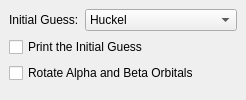
         <widget class="QWidget" name="moGuessWidget" >
          <layout class="QGridLayout" >
           <property name="leftMargin" >
            <number>9</number>
           </property>
           <property name="topMargin" >
            <number>9</number>
           </property>
           <property name="rightMargin" >
            <number>9</number>
           </property>
           <property name="bottomMargin" >
            <number>9</number>
           </property>
           <property name="horizontalSpacing" >
            <number>6</number>
           </property>
           <property name="verticalSpacing" >
            <number>6</number>
           </property>
           <item row="0" column="0" >
            <layout class="QHBoxLayout" >
             <property name="spacing" >
              <number>6</number>
             </property>
             <property name="leftMargin" >
              <number>0</number>
             </property>
             <property name="topMargin" >
              <number>0</number>
             </property>
             <property name="rightMargin" >
              <number>0</number>
             </property>
             <property name="bottomMargin" >
              <number>0</number>
             </property>
             <item>
              <widget class="QLabel" name="label_4" >
               <property name="text" >
                <string>Initial Guess:</string>
               </property>
               <property name="buddy" >
                <cstring>basicInCombo</cstring>
               </property>
              </widget>
             </item>
             <item>
              <widget class="QComboBox" name="moGuessInitialCombo" >
               <item>
                <property name="text" >
                 <string>Huckel</string>
                </property>
               </item>
               <item>
                <property name="text" >
                 <string>HCore</string>
                </property>
               </item>
               <item>
                <property name="text" >
                 <string>MO Read ($VEC)</string>
                </property>
               </item>
               <item>
                <property name="text" >
                 <string>MO Saved (DICTNRY)</string>
                </property>
               </item>
               <item>
                <property name="text" >
                 <string>Skip</string>
                </property>
               </item>
              </widget>
             </item>
             <item>
              <spacer>
               <property name="orientation" >
                <enum>Qt::Horizontal</enum>
               </property>
               <property name="sizeHint" >
                <size>
                 <width>0</width>
                 <height>20</height>
                </size>
               </property>
              </spacer>
             </item>
            </layout>
           </item>
           <item row="2" column="0" >
            <widget class="QCheckBox" name="moGuessRotateCheck" >
             <property name="text" >
              <string>Rotate Alpha and Beta Orbitals</string>
             </property>
            </widget>
           </item>
           <item row="1" column="0" >
            <widget class="QCheckBox" name="moGuessPrintCheck" >
             <property name="text" >
              <string>Print the Initial Guess</string>
             </property>
            </widget>
           </item>
           <item row="3" column="0" >
            <spacer>
             <property name="orientation" >
              <enum>Qt::Vertical</enum>
             </property>
             <property name="sizeHint" >
              <size>
               <width>20</width>
               <height>0</height>
              </size>
             </property>
            </spacer>
           </item>
          </layout>
         </widget>
